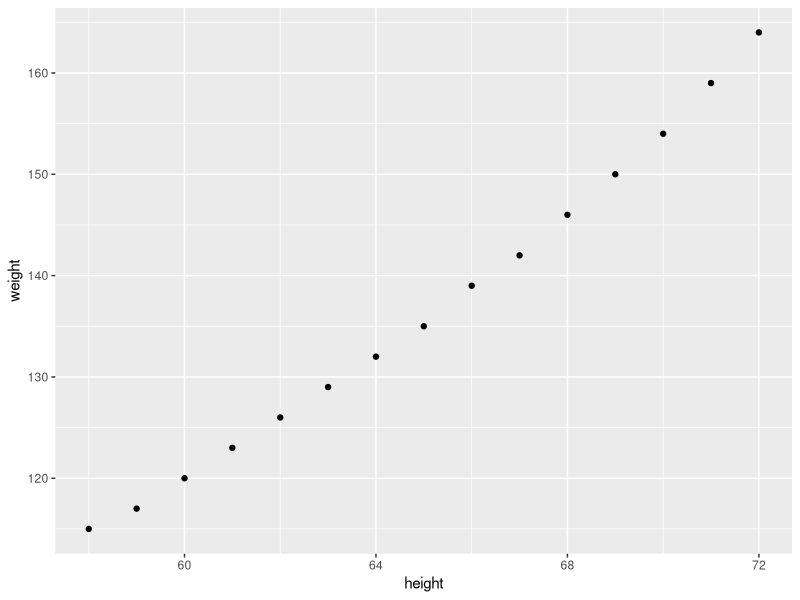

Write the R code that produced this figure.
install.packages("ggplot2")
library(ggplot2)
library(datasets)
data("women")
View(women)
g=ggplot(women,aes(height,weight))
g+geom_point()
summary(g)
